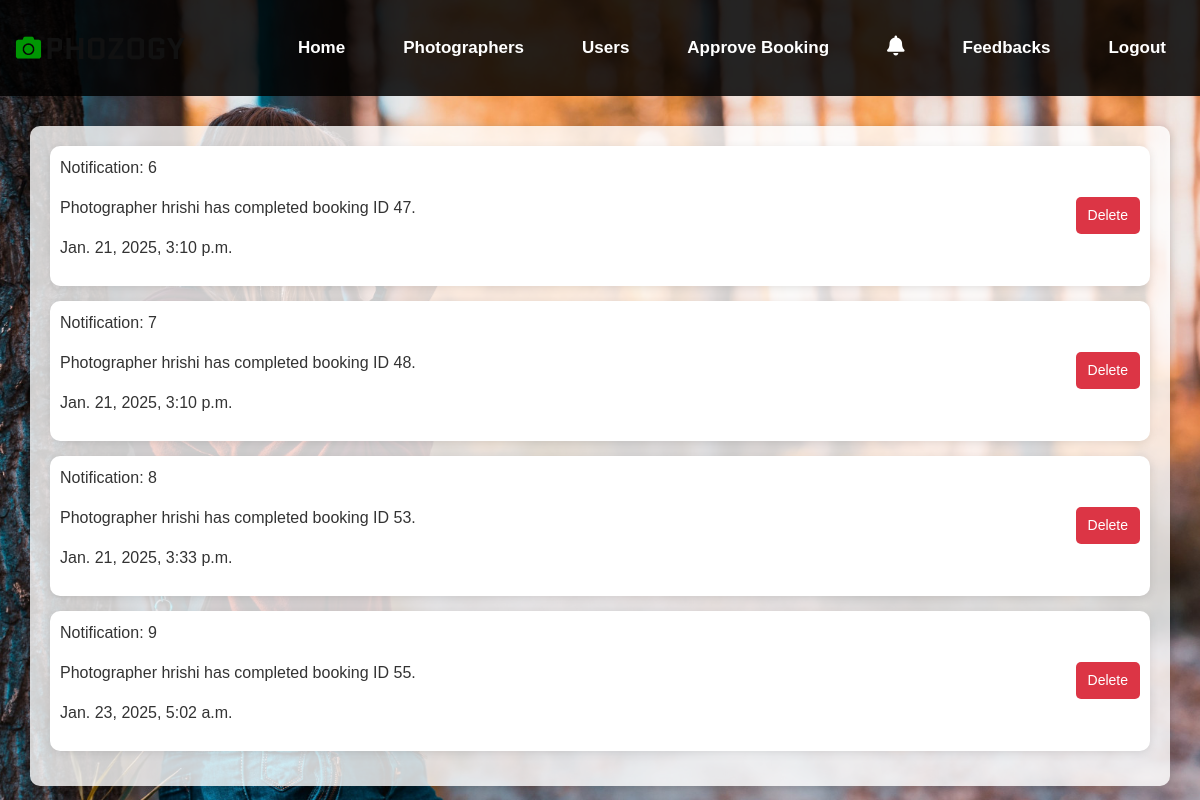
The app's page /admin_notification/ with its own data.
### app1/models.py (models this page shows, shortened)
class Notification(models.Model):
    message = models.TextField()  # The notification message
    created_at = models.DateTimeField(default=now)  # Timestamp of the notification
    is_read = models.BooleanField(default=False)  # To mark if the notification is read

### app1/views.py (the view)
# urls.py: path('admin_notification/', views.admin_notification, name='admin_notification'),
def admin_notification(request):
    notifications = Notification.objects.all()
    Notification.objects.filter(is_read=False).update(is_read=True)
    return render(request, 'admin_notification.html', {'notifications': notifications})

### template/admin_notification.html (shortened to what this page needs)
<!DOCTYPE html>
<html lang="en">
<head>
    {% load static %}
    <link rel="stylesheet" href="{% static 'css/bootstrap.min.css' %}">
    <link rel="stylesheet" href="https://cdnjs.cloudflare.com/ajax/libs/font-awesome/5.15.4/css/all.min.css">
</head>
<body>
    <header class="header-section">
        <div class="container-fluid d-flex align-items-center">
            <div class="logo">
                <a href="./index.html">
                    <img src="{% static 'img/logo.png' %}" alt="Logo">
                </a>
            </div>
            <nav class="nav-menu">
                <ul class="d-flex">
                    <li class="active"><a href="../admin_dashboard">Home</a></li>
                    <li><a href="../admin_view_photographer">Photographers</a></li>
                    <li><a href="../view_user">Users</a></li>
                    <li><a href="../accept_booking">Approve booking</a></li>
                    <li>
                        <a href="{% url 'admin_notification' %}" class="notification-icon">
                            <i class="fas fa-bell"></i>
                        </a>
                    </li>
                    <li><a href="../admin_feedback_view">Feedbacks</a></li>
                    <li><a href="../logout">Logout</a></li>
                </ul>
            </nav>
        </div>
    </header>
    <div class="container">
        {% if notifications %}
        <div class="row">
            {% for notification in notifications %}
            <div class="col-md-12">
                <div class="notification-item {% if not notification.is_read %}unread{% endif %}">
                    <div>
                        <p class="notification-header">Notification: {{ notification.id }}</p>
                        <p class="notification-content">{{ notification.message }}</p>
                        <p class="notification-meta">{{ notification.created_at }}</p>
                    </div>
                    <button class="delete-btn" data-id="{{ notification.id }}">
                        Delete
                    </button>
                </div>
            </div>
            {% endfor %}
        </div>
        {% else %}
        <p class="text-center text-muted">No new notifications.</p>
        {% endif %}
    </div>
</body>
</html>

### records on screen
Notification: id "6", message "Photographer hrishi has completed booking ID 47.", created_at "Jan. 21, 2025, 3:10 p.m."
Notification: id "7", message "Photographer hrishi has completed booking ID 48.", created_at "Jan. 21, 2025, 3:10 p.m."
Notification: id "8", message "Photographer hrishi has completed booking ID 53.", created_at "Jan. 21, 2025, 3:33 p.m."
Notification: id "9", message "Photographer hrishi has completed booking ID 55.", created_at "Jan. 23, 2025, 5:02 a.m."
